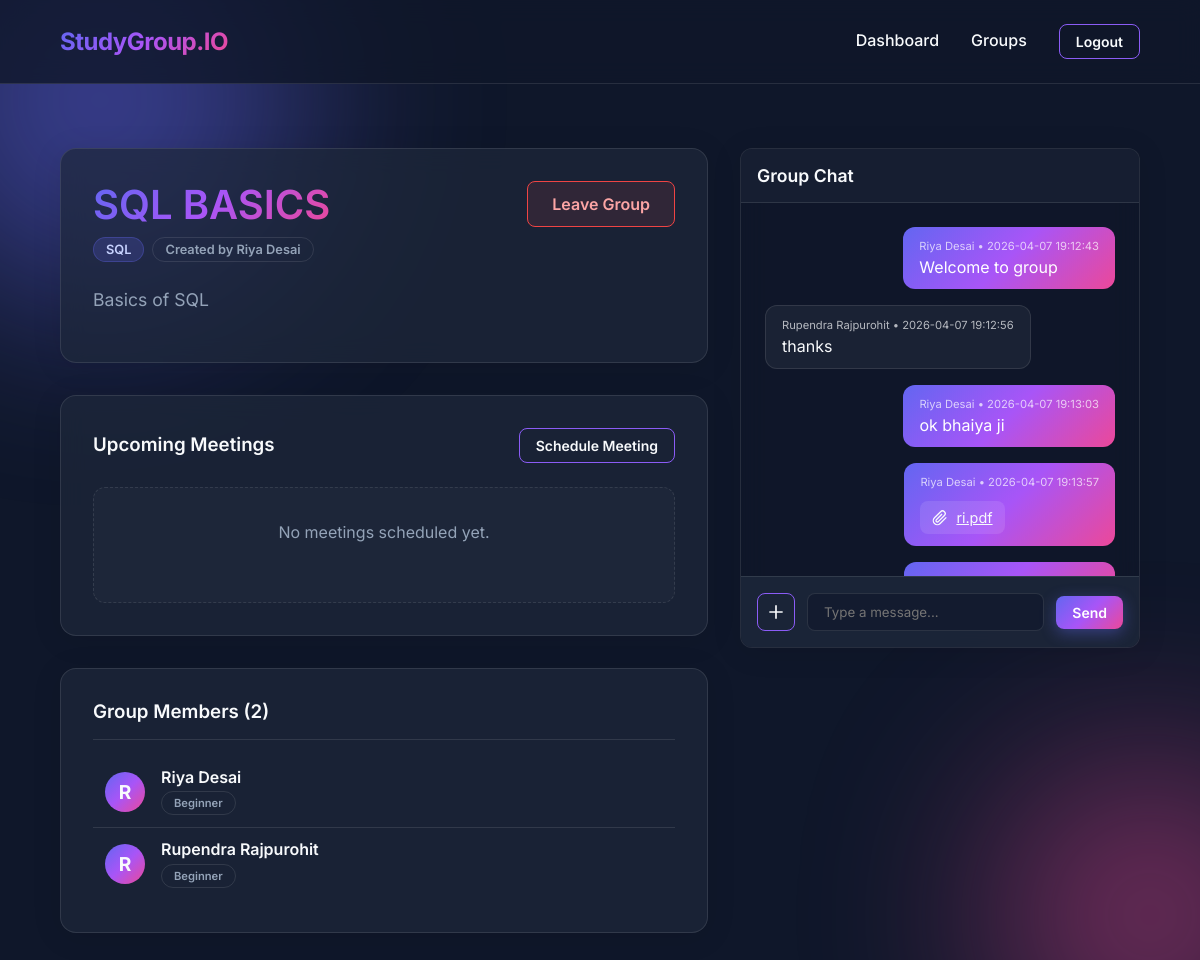
Screenshot of /group/1 (signed in) with the database file from the repository.
### tables this page shows
CREATE TABLE groups (
    id INTEGER PRIMARY KEY AUTOINCREMENT,
    name TEXT NOT NULL,
    description TEXT,
    subject_id INTEGER NOT NULL,
    creator_id INTEGER NOT NULL,
    created_at TIMESTAMP DEFAULT CURRENT_TIMESTAMP,
    FOREIGN KEY (subject_id) REFERENCES subjects (id),
    FOREIGN KEY (creator_id) REFERENCES users (id)
);

CREATE TABLE subjects (
    id INTEGER PRIMARY KEY AUTOINCREMENT,
    name TEXT UNIQUE NOT NULL
);

CREATE TABLE users (
    id INTEGER PRIMARY KEY AUTOINCREMENT,
    prn TEXT UNIQUE NOT NULL,
    name TEXT NOT NULL,
    password_hash TEXT NOT NULL,
    skill_level TEXT NOT NULL
);

CREATE TABLE group_members (
    group_id INTEGER NOT NULL,
    user_id INTEGER NOT NULL,
    joined_at TIMESTAMP DEFAULT CURRENT_TIMESTAMP,
    PRIMARY KEY (group_id, user_id),
    FOREIGN KEY (group_id) REFERENCES groups (id) ON DELETE CASCADE,
    FOREIGN KEY (user_id) REFERENCES users (id) ON DELETE CASCADE
);

CREATE TABLE messages (
    id INTEGER PRIMARY KEY AUTOINCREMENT,
    group_id INTEGER NOT NULL,
    user_id INTEGER NOT NULL,
    message TEXT,
    file_url TEXT,
    file_name TEXT,
    created_at TIMESTAMP DEFAULT CURRENT_TIMESTAMP,
    FOREIGN KEY (group_id) REFERENCES groups (id) ON DELETE CASCADE,
    FOREIGN KEY (user_id) REFERENCES users (id) ON DELETE CASCADE
);

### routes/groups_route.py (the view)
@groups_bp.route('/group/<int:group_id>')
def group_detail(group_id):
    user = get_current_user()
    if not user:
        return redirect(url_for('auth.login'))
    group = get_group_details(group_id)
    if not group:
        flash('Group not found.', 'error')
        return redirect(url_for('groups.groups'))
    members = get_group_members(group_id)
    is_member = check_is_member(members, user['prn'])
    messages = []
    meetings = []
    if is_member:
        messages = get_group_messages(group_id)
        meetings = get_group_meetings(group_id)
    return render_template('group_detail.html',
                          group=group,
                          members=members,
                          is_member=is_member,
                          messages=messages,
                          meetings=meetings)

### app.py (called while the page is built)
@app.teardown_appcontext
def close_connection(exception):
    db = getattr(g, '_database', None)
    if db is not None:
        db.close()

@app.context_processor
def inject_user():
    return dict(current_user=get_current_user())

### database.py (called while the page is built)
def get_db():
    db = getattr(g, '_database', None)
    if db is None:
        db = g._database = sqlite3.connect(DATABASE)
        db.row_factory = sqlite3.Row
        db.execute('PRAGMA foreign_keys = ON')
    return db

def query_db(query, args=(), one=False):
    db = get_db()
    cur = db.execute(query, args)
    rv = cur.fetchall()
    db.commit()
    cur.close()
    return (rv[0] if rv else None) if one else rv

### services/authentication.py (called while the page is built)
def get_current_user():
    if 'user_id' in session:
        return query_db('SELECT * FROM users WHERE id = ?', (session['user_id'],), one=True)
    return None

### services/chat.py (called while the page is built)
def get_group_messages(group_id):
    return query_db('''
        SELECT m.*, u.prn, u.name
        FROM messages m
        JOIN users u ON m.user_id = u.id
        WHERE m.group_id = ?
        ORDER BY m.created_at ASC
    ''', [group_id])

### services/groups.py (called while the page is built)
def get_group_details(group_id):
    return query_db('''
        SELECT g.*, s.name as subject_name, u.prn as creator_prn, u.name as creator_name
        FROM groups g
        JOIN subjects s ON g.subject_id = s.id
        JOIN users u ON g.creator_id = u.id
        WHERE g.id = ?
    ''', (group_id,), one=True)

def get_group_members(group_id):
    return query_db('''
        SELECT u.prn, u.name, u.skill_level, gm.joined_at
        FROM users u
        JOIN group_members gm ON u.id = gm.user_id
        WHERE gm.group_id = ?
    ''', (group_id,))

def check_is_member(members, prn):
    return any(m['prn'] == prn for m in members)

### services/meetings.py (called while the page is built)
def get_group_meetings(group_id):
    return query_db('''
        SELECT m.*, u.prn as creator_prn, u.name as creator_name
        FROM meetings m
        JOIN users u ON m.creator_id = u.id
        WHERE m.group_id = ?
        ORDER BY m.scheduled_time ASC
    ''', [group_id])

### templates/group_detail.html (shortened to what this page needs)
{% extends "base.html" %}
{% block content %}
<div style="display: grid; grid-template-columns: 1fr 400px; gap: 2rem; align-items: start;">
    <div class="main-column">
        <div class="glass-card" style="margin-bottom: 2rem;">
            <div style="display: flex; justify-content: space-between; align-items: flex-start;">
                <div>
                    <h1 style="margin-bottom: 0.5rem;">{{ group['name'] }}</h1>
                    <div style="display: flex; gap: 0.5rem; margin-bottom: 1.5rem;">
                        <span class="badge badge-subject">{{ group['subject_name'] }}</span>
                        <span class="badge badge-outline">Created by {{ group['creator_name'] or group['creator_prn'] }}</span>
                    </div>
                    <p style="font-size: 1.1rem; max-width: 800px;">{{ group['description'] }}</p>
                </div>
                <div>
                    {% if is_member %}
                        <form action="{{ url_for('groups.leave_group', group_id=group['id']) }}" method="post" style="display: inline;">
                            <button type="submit" class="btn btn-danger">Leave Group</button>
                        </form>
                    {% else %}
                        <form action="{{ url_for('groups.join_group', group_id=group['id']) }}" method="post" style="display: inline;">
                            <button type="submit" class="btn btn-primary">Join Group Now</button>
                        </form>
                    {% endif %}
                </div>
            </div>
        </div>
        {% if is_member %}
        <div class="glass-card" style="margin-bottom: 2rem;">
            <div style="display: flex; justify-content: space-between; align-items: center; margin-bottom: 1.5rem;">
                <h3 style="margin: 0;">Upcoming Meetings</h3>
                <button class="btn btn-outline btn-sm" onclick="document.getElementById('meeting-form').style.display = 'block'">Schedule Meeting</button>
            </div>
            <div class="meetings-list">
                {% if meetings %}
                    {% for meeting in meetings %}
                        <div class="meeting-card">
                            <div class="meeting-details">
                                <div class="meeting-title">{{ meeting['title'] }}</div>
                                <div class="meeting-meta">
                                    <span style="color: var(--accent);">{{ meeting['scheduled_time'] }}</span> • Organized by {{ meeting['creator_name'] or meeting['creator_prn'] }}
                                </div>
                                {% if meeting['description'] %}
                                    <p style="font-size: 0.9rem; margin-top: 0.5rem; color: var(--text-secondary);">{{ meeting['description'] }}</p>
                                {% endif %}
                            </div>
                        </div>
                    {% endfor %}
                {% else %}
                    <div class="empty-state" style="padding: 2rem;">
                        <p>No meetings scheduled yet.</p>
                    </div>
                {% endif %}
            </div>
        </div>
        {% endif %}
        <div class="glass-card">
            <h3 style="border-bottom: 1px solid var(--border-color); padding-bottom: 1rem; margin-bottom: 1rem;">Group Members ({{ members|length }})</h3>
            <ul class="member-list">
                {% for member in members %}
                    <li class="member-item">
                        <div class="member-avatar">{{ (member['name'] or member['prn'])[:1] }}</div>
                        <div>
                            <h4 style="margin: 0; font-size: 1rem;">{{ member['name'] or member['prn'] }}</h4>
                            <span class="badge badge-outline" style="margin: 0.25rem 0 0 0; font-size: 0.7rem;">{{ member['skill_level'] }}</span>
                        </div>
                    </li>
                {% endfor %}
            </ul>
        </div>
    </div>
    <div class="chat-column">
        {% if is_member %}
            <div class="glass-card chat-container" style="padding: 0;">
                <div style="padding: 1rem; border-bottom: 1px solid var(--border-color); background: rgba(30, 41, 59, 0.5);">
                    <h3 style="font-size: 1.1rem; margin: 0;">Group Chat</h3>
                </div>
                <div class="chat-messages" id="chat-messages">
                    {% for msg in messages %}
                        <div class="message {{ 'message-sent' if msg['user_id'] == current_user['id'] else 'message-received' }}">
                            <div class="message-info">{{ msg['name'] or msg['prn'] }} • {{ msg['created_at'] }}</div>
                            {% if msg['message'] %}
                                <div>{{ msg['message'] }}</div>
                            {% endif %}
                            {% if msg['file_url'] %}
                                <a href="{{ msg['file_url'] }}" target="_blank" class="file-attachment">
                                    <svg width="16" height="16" fill="none" stroke="currentColor" stroke-width="2" viewBox="0 0 24 24"><path d="M21.44 11.05l-9.19 9.19a6 6 0 01-8.49-8.49l9.19-9.19a4 4 0 015.66 5.66l-9.2 9.19a2 2 0 01-2.83-2.83l8.49-8.48"></path></svg>
                                    {{ msg['file_name'] }}
                                </a>
                            {% endif %}
                        </div>
                    {% endfor %}
                </div>
                <div class="chat-input-area">
                    <button class="btn btn-outline btn-sm" onclick="document.getElementById('file-input').click()" style="padding: 0.5rem;">
                        <svg width="20" height="20" fill="none" stroke="currentColor" stroke-width="2" viewBox="0 0 24 24"><path d="M12 4v16m8-8H4"></path></svg>
                    </button>
                    <input type="text" id="chat-input" class="chat-input" placeholder="Type a message..." onkeypress="handleKeyPress(event)">
                    <button class="btn btn-primary btn-sm" onclick="sendMessage()" style="padding: 0.5rem 1rem;">Send</button>
                </div>
            </div>
        {% else %}
            <div class="glass-card empty-state">
                <p>Join this group to participate in the chat and share study material.</p>
            </div>
        {% endif %}
    </div>
</div>
{% endblock %}

### rows the page displays
groups: name "SQL BASICS", description "Basics of SQL"
subjects: subject_name "SQL"
users: name "Riya Desai", name "R"
group_members: name "Riya Desai", skill_level "Beginner"
group_members: name "Rupendra Rajpurohit", skill_level "Beginner"
users: name "R"
messages: name "Riya Desai", created_at "2026-04-07 19:12:43", message "Welcome to group"
messages: name "Rupendra Rajpurohit", created_at "2026-04-07 19:12:56", message "thanks"
messages: name "Riya Desai", created_at "2026-04-07 19:13:03", message "ok bhaiya ji"
messages: name "Riya Desai", created_at "2026-04-07 19:13:57", file_name "ri.pdf"

### other values shown
{{ members|length }} "2"
